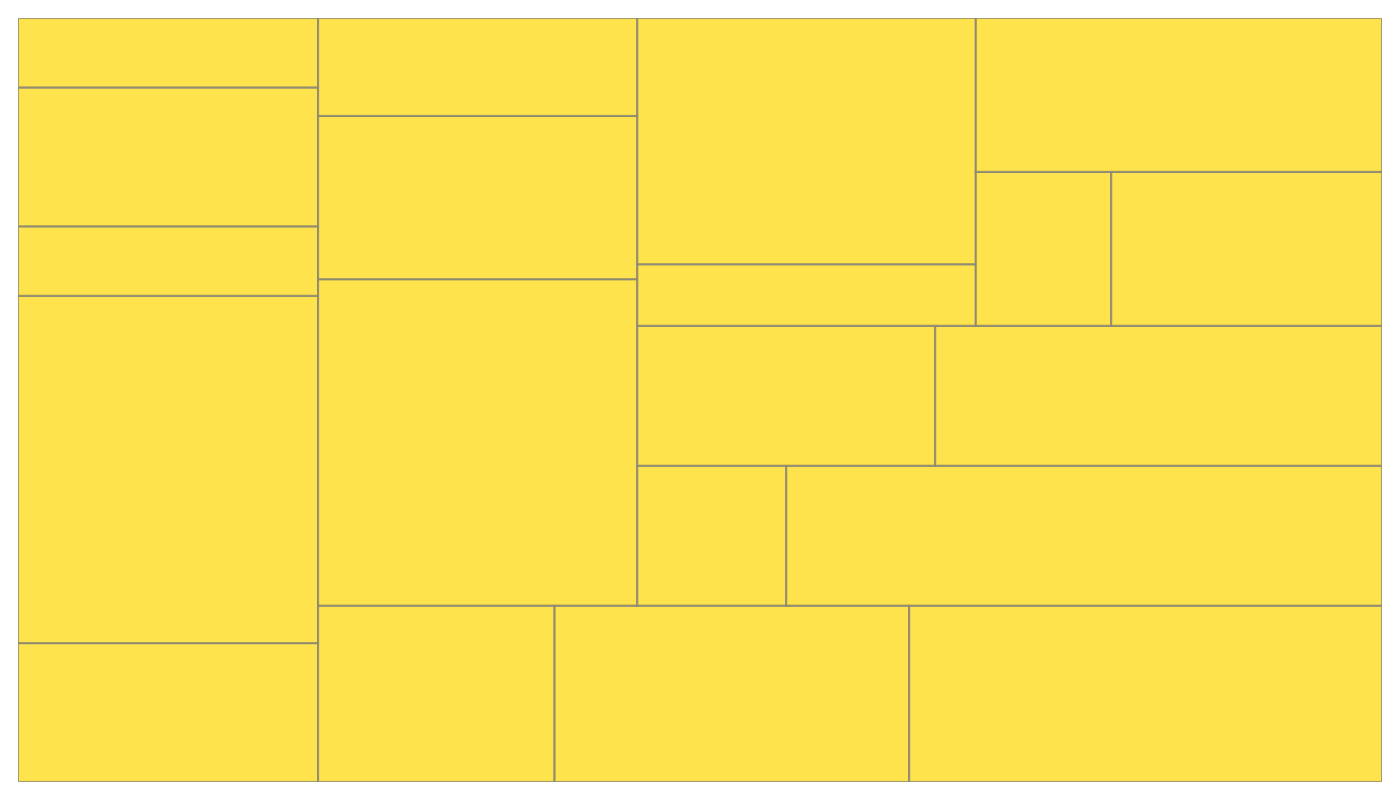

Recreate this plot in Python.
import matplotlib.pyplot as plt
import squarify

# Shortened group labels
sectors = ['Residential', 'Commercial', 'Industrial', 'Public', 'Transport']

# Data adjusted to match shorter labels while maintaining structure
data = {
    'Residential': [20, 50, 10, 20],
    'Commercial': [10, 20, 30, 40],
    'Industrial': [50, 25, 15, 10],
    'Public': [40, 20, 30, 10],
    'Transport': [40, 10, 20, 30]
}

sizes = []
for sector in sectors:
    sizes.extend(data[sector])

# Unified color for simplicity
single_color = '#FFD700'

plt.figure(figsize=(14, 8))
squarify.plot(sizes=sizes, color=[single_color] * len(sizes), alpha=0.7, edgecolor="grey", linewidth=1.5)

plt.axis('off')
plt.tight_layout()
plt.show()
